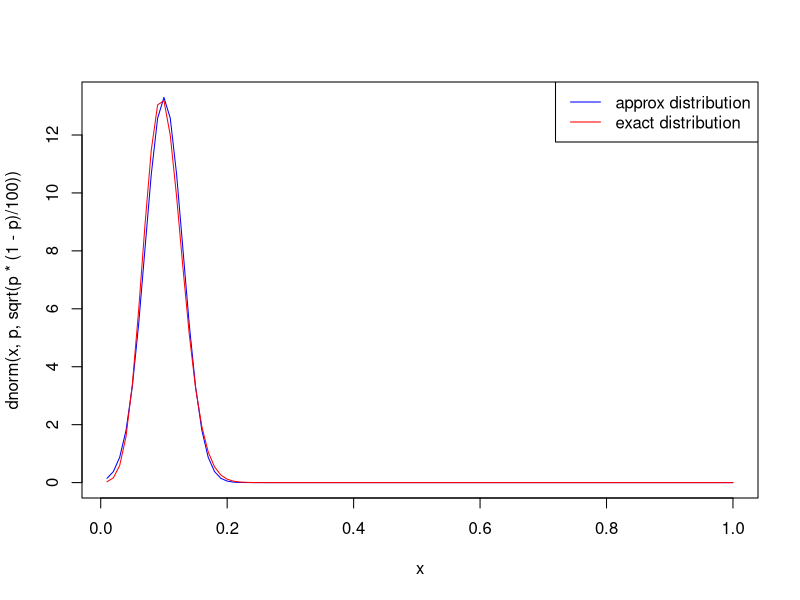

Reproduce this figure in R.
## ---- chunk 1
p = 0.1
x = seq(0.01,1,by=0.01)
plot(x,dnorm(x,p,sqrt(p*(1-p)/100)),type="l",col="blue")
lines(x,dbinom(100*x,100,p)*100,type="l",col="red")
legend("topright",legend=c("approx distribution","exact distribution"),col=c("BLUE","RED"),lty=c(1,1))

binom.test(2,100,conf.level = 0.95)$conf.int
print("******")
prop.test(2,100,conf.level=0.95)$conf.int
